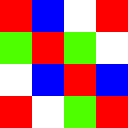

The image is a tile-based game level rendered from a .tmx file. Its description and source (layers, tilesets, objects; grid data summarised) follow:
An orthogonal 4x4 tile map with 32x32 px tiles, 1 tile layer (Tile Layer 1).

<map version="1.0" orientation="orthogonal" renderorder="right-down" width="4" height="4" tilewidth="32" tileheight="32" nextobjectid="1">
 <properties>
  <property name="prop1" value="val1" />
  <property name="prop2" value="val2" />
 </properties>
 <tileset firstgid="1" name="example" tilewidth="32" tileheight="32">
  <image source="tileset.png" width="64" height="64" />
 </tileset>
 <layer name="Tile Layer 1" width="4" height="4">
  <data>[16 cells, 16 non-empty, 4 distinct tile ids]</data>
 </layer>
</map>